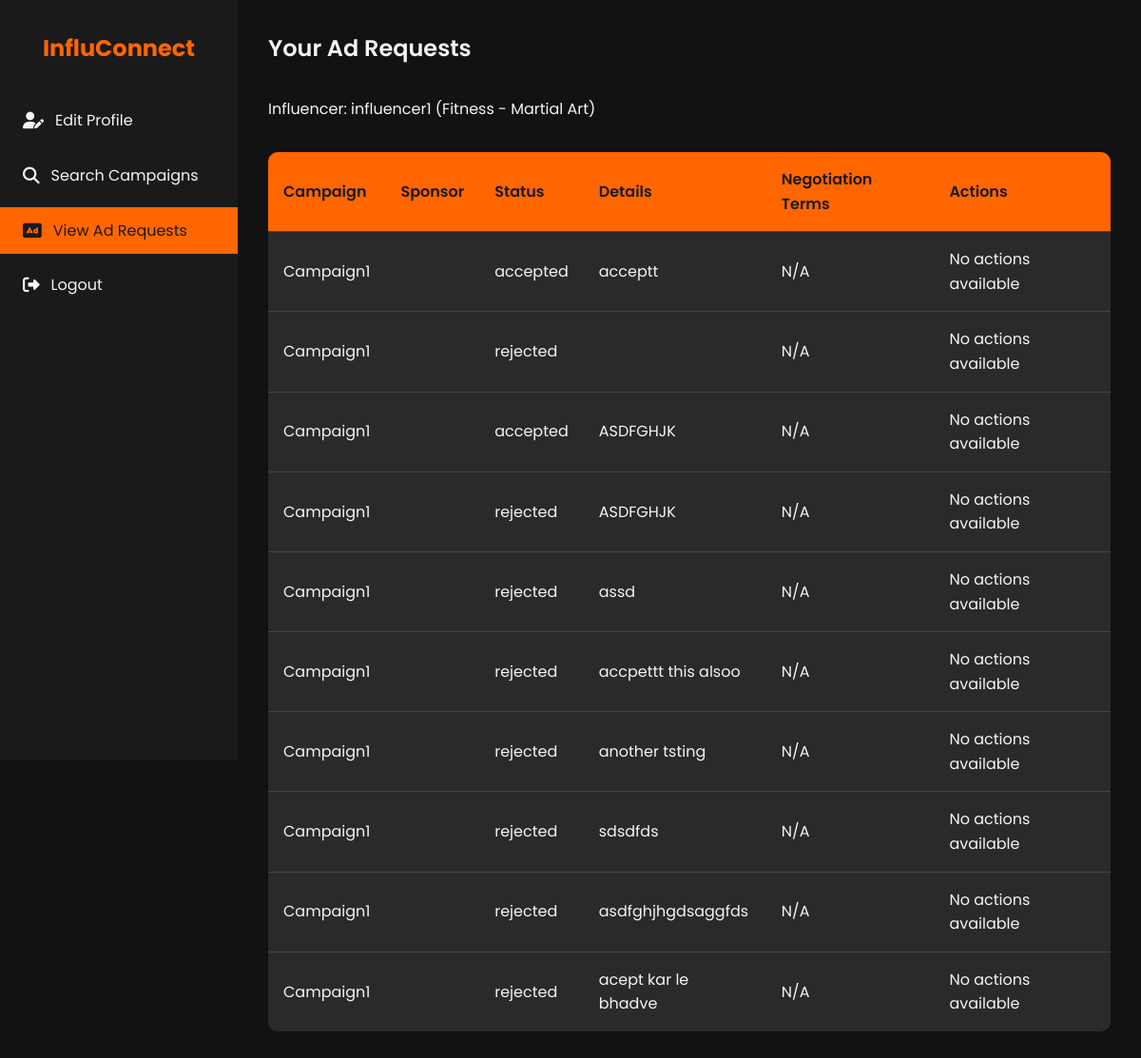
/influencer/ad_requests (signed in), run on an earlier commit of the app's database.
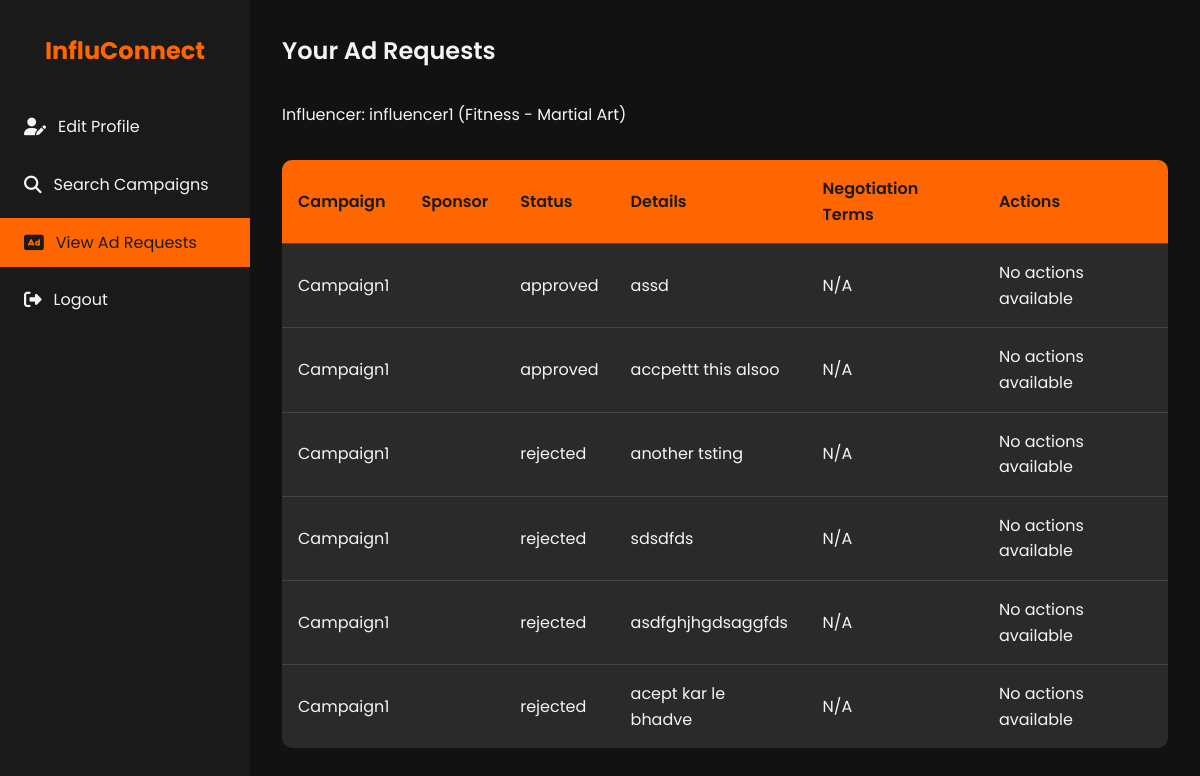
And on a later commit of the database.
### models.py (models this page shows, shortened)
class AdRequest(db.Model):
    id = db.Column(db.Integer, primary_key=True)
    campaign_id = db.Column(db.Integer, db.ForeignKey('campaign.id'), nullable=False)
    influencer_id = db.Column(db.Integer, db.ForeignKey('influencer.id'), nullable=False)
    status = db.Column(db.String(50), nullable=False)  # pending, accepted, rejected, negotiated
    details = db.Column(db.Text)
    negotiation_terms = db.Column(db.Text)
    communication_log = db.Column(db.Text)
    created_at = db.Column(db.DateTime, default=datetime.utcnow)
    updated_at = db.Column(db.DateTime, default=datetime.utcnow, onupdate=datetime.utcnow)
    campaign = db.relationship('Campaign', backref=db.backref('ad_requests', lazy=True))
    influencer = db.relationship('Influencer', backref=db.backref('ad_requests', lazy=True))

class Campaign(db.Model):
    id = db.Column(db.Integer, primary_key=True)
    sponsor_id = db.Column(db.Integer, db.ForeignKey('sponsor.id'), nullable=False)
    title = db.Column(db.String(120), nullable=False)
    description = db.Column(db.Text)
    budget = db.Column(db.Float)
    category = db.Column(db.String(120))
    status = db.Column(db.String(50), nullable=False)  # active, completed, flagged
    start_date = db.Column(db.DateTime)
    end_date = db.Column(db.DateTime)
    is_public = db.Column(db.Boolean, default=True)
    sponsor = db.relationship('Sponsor', backref=db.backref('campaigns', lazy=True))

### app.py (the view)
    @app.route('/influencer/ad_requests', methods=['GET'])
    @login_required
    @influencer_required
    def influencer_ad_requests():
        influencer = Influencer.query.filter_by(user_id=current_user.id).first()
        if not influencer:
            flash('You are not registered as an influencer.', 'error')
            return redirect(url_for('home'))
        ad_requests = AdRequest.query.filter_by(influencer_id=influencer.id).all()
        return render_template('influencer_ad_requests.html', ad_requests=ad_requests, influencer=influencer)

### templates/influencer_ad_requests.html (shortened to what the changed rows need)
<!DOCTYPE html>
<html lang="en">
<head>
    <link rel="stylesheet" href="https://cdnjs.cloudflare.com/ajax/libs/font-awesome/6.1.1/css/all.min.css">
</head>
<body>
    <div class="dashboard">
        <aside class="sidebar">
            <div class="logo">
                <h1>InfluConnect</h1>
            </div>
        </aside>
        <main class="main-content">
            <header class="header">
                <h1 class="welcome-text">Your Ad Requests</h1>
            </header>
            <section class="ad-requests-section">
                <table class="ad-requests-table">
                    <thead>
                        <tr>
                            <th>Campaign</th>
                            <th>Sponsor</th>
                            <th>Status</th>
                            <th>Details</th>
                            <th>Negotiation Terms</th>
                            <th>Actions</th>
                        </tr>
                    </thead>
                    <tbody>
                        {% for ad_request in ad_requests %}
                        <tr>
                            <td>{{ ad_request.campaign.title }}</td>
                            <td>{{ ad_request.campaign.sponsor.company_name }}</td>
                            <td>{{ ad_request.status }}</td>
                            <td>{{ ad_request.details }}</td>
                            <td>{{ ad_request.negotiation_terms or 'N/A' }}</td>
                            <td>
                                {% if ad_request.status == 'pending' %}
                                    <div class="ad-request-actions">
                                        <form action="{{ url_for('influencer_ad_request_action', id=ad_request.id) }}" method="POST">
                                            <input type="hidden" name="action" value="accept">
                                            <input type="submit" value="Accept">
                                        </form>
                                        <form action="{{ url_for('influencer_ad_request_action', id=ad_request.id) }}" method="POST">
                                            <input type="hidden" name="action" value="reject">
                                            <input type="submit" value="Reject">
                                        </form>
                                        <form action="{{ url_for('influencer_ad_request_action', id=ad_request.id) }}" method="POST" class="negotiate-form">
                                            <input type="hidden" name="action" value="negotiate">
                                            <textarea name="new_terms" placeholder="Propose new terms" required></textarea>
                                            <input type="submit" value="Negotiate">
                                        </form>
                                    </div>
                                {% elif ad_request.status == 'negotiated' %}
                                    <p>Waiting for sponsor response</p>
                                {% else %}
                                    <p>No actions available</p>
                                {% endif %}
                            </td>
                        </tr>
                        {% endfor %}
                    </tbody>
                </table>
            </section>
        </main>
    </div>
</body>
</html>

What changed in the data, as far as the page shows it:
removed AdRequest: campaign "Campaign1", status "accepted", details "acceptt", negotiation_terms "N/A", shows "No actions available"
removed AdRequest: campaign "Campaign1", status "rejected", negotiation_terms "N/A", shows "No actions available"
removed AdRequest: campaign "Campaign1", status "accepted", details "ASDFGHJK", negotiation_terms "N/A", shows "No actions available"
removed AdRequest: campaign "Campaign1", status "rejected", details "ASDFGHJK", negotiation_terms "N/A", shows "No actions available"
changed AdRequest "assd": status "rejected" → "approved"
changed AdRequest "accpettt this alsoo": status "rejected" → "approved"
